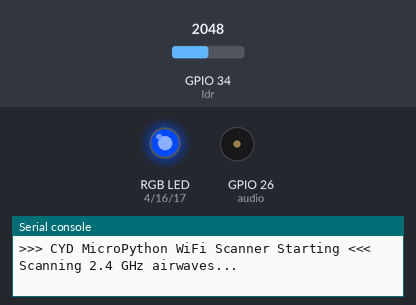
The program below on a simulated ESP32 board running MicroPython. Parts: an RGB LED mixed from three pins (HIGH = lit), buzzer (waves = sounding), the last lines printed to the serial console. Inputs (shaded band) come from the test bench; at power-on: GPIO 34 (ldr) = 2048 (analog values on the 0–4095 scale). A WiFi scan finds one network, HomeNet; pins used as bus, display or sensor lines are not drawn. At 2.2 s the program stops and its outputs stay as they are.

Above: at 0.2 s.
At 2.2 s:
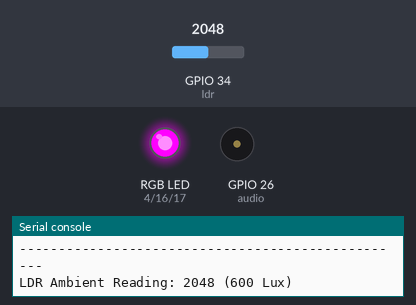
Timing chart, 0 to 3.7 s (numbered marks = the images above):
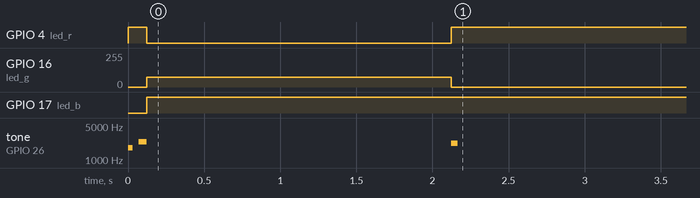

Measured:
- by itself, GPIO 4 (led_r): LOW → HIGH at 0.00 s, → LOW 0.12 s later, → HIGH 2.0 s later
- by itself, GPIO 16 (led_g): 0/255 → 75/255 at 0.12 s, → 0/255 2.0 s later
- by itself, GPIO 17 (led_b): LOW → HIGH at 0.12 s
- by itself, tone on GPIO 26 (audio): plays 1800 Hz for 0.03 s, 2400 Hz for 0.05 s, 2200 Hz for 0.04 s

The program:

wifi_scanner.py
```python
"""
CYD MicroPython WiFi Scanner
Board: ESP32-2432S028R / ESP32-2432S028C
Author: tushar2704 <tushar.inseec@gmail.com>
"""

import network
import time
from cyd import cyd

print(">>> CYD MicroPython WiFi Scanner Starting <<<")

cyd.set_rgb(0, 255, 255) # Cyan
cyd.beep(1800, 30)
time.sleep_ms(40)
cyd.beep(2400, 50)

wlan = network.WLAN(network.STA_IF)
wlan.active(True)

print("Scanning 2.4 GHz airwaves...")
cyd.set_rgb(255, 180, 0) # Amber while scanning
networks = wlan.scan()

print(f"\\nFound {len(networks)} networks:")
print("--------------------------------------------------")
print(f"{'SSID':<25} {'RSSI (dBm)':<12} {'Channel':<8}")
print("--------------------------------------------------")

for net in networks:
    ssid = net[0].decode('utf-8', 'ignore')
    rssi = net[3]
    ch = net[2]
    print(f"{ssid:<25} {rssi:<12} {ch:<8}")

cyd.set_rgb(0, 255, 0) # Green done
cyd.beep(2200, 40)
print("--------------------------------------------------")
print(f"LDR Ambient Reading: {cyd.read_ldr()} ({cyd.read_lux()} Lux)")
```

cyd.py
```python
"""
CYD (Cheap Yellow Display) MicroPython Helper Module
Board: ESP32-2432S028R / ESP32-2432S028C
Author: tushar2704 <tushar.inseec@gmail.com>
License: AGPL-3.0
"""

from machine import Pin, PWM, ADC
import time

# Pin Definitions
PIN_LED_R = 4
PIN_LED_G = 16
PIN_LED_B = 17
PIN_AUDIO = 26
PIN_LDR = 34
PIN_BL = 21

class CYD:
    def __init__(self):
        # RGB LEDs (Active-LOW PWM)
        self.led_r = PWM(Pin(PIN_LED_R), freq=1000)
        self.led_g = PWM(Pin(PIN_LED_G), freq=1000)
        self.led_b = PWM(Pin(PIN_LED_B), freq=1000)
        self.set_rgb(0, 0, 0) # Off

        # Backlight PWM
        self.bl = PWM(Pin(PIN_BL), freq=5000)
        self.set_backlight(100)

        # Audio Buzzer / Amp
        self.audio = PWM(Pin(PIN_AUDIO), freq=2000, duty=0)

        # Ambient LDR
        self.ldr = ADC(Pin(PIN_LDR))
        self.ldr.atten(ADC.ATTN_11DB)

    def set_backlight(self, percent):
        """Set screen backlight brightness (0 to 100%)."""
        val = max(0, min(100, percent))
        duty = int((val / 100.0) * 1023)
        self.bl.duty(duty)

    def set_rgb(self, r, g, b):
        """Set Onboard RGB LED (0-255 each, Active-LOW)."""
        # Invert for active-low
        dr = int(((255 - max(0, min(255, r))) / 255.0) * 1023)
        dg = int(((255 - max(0, min(255, g))) / 255.0) * 1023)
        db = int(((255 - max(0, min(255, b))) / 255.0) * 1023)
        self.led_r.duty(dr)
        self.led_g.duty(dg)
        self.led_b.duty(db)

    def beep(self, freq=2000, duration_ms=40):
        """Generate audio tone on GPIO 26."""
        self.audio.freq(freq)
        self.audio.duty(512)
        time.sleep_ms(duration_ms)
        self.audio.duty(0)

    def read_ldr(self):
        """Read raw ADC value (0-4095)."""
        return self.ldr.read()

    def read_lux(self):
        """Estimate ambient light in Lux."""
        raw = self.read_ldr()
        return int((raw / 4095.0) * 1200)

# Default instance
cyd = CYD()
```
